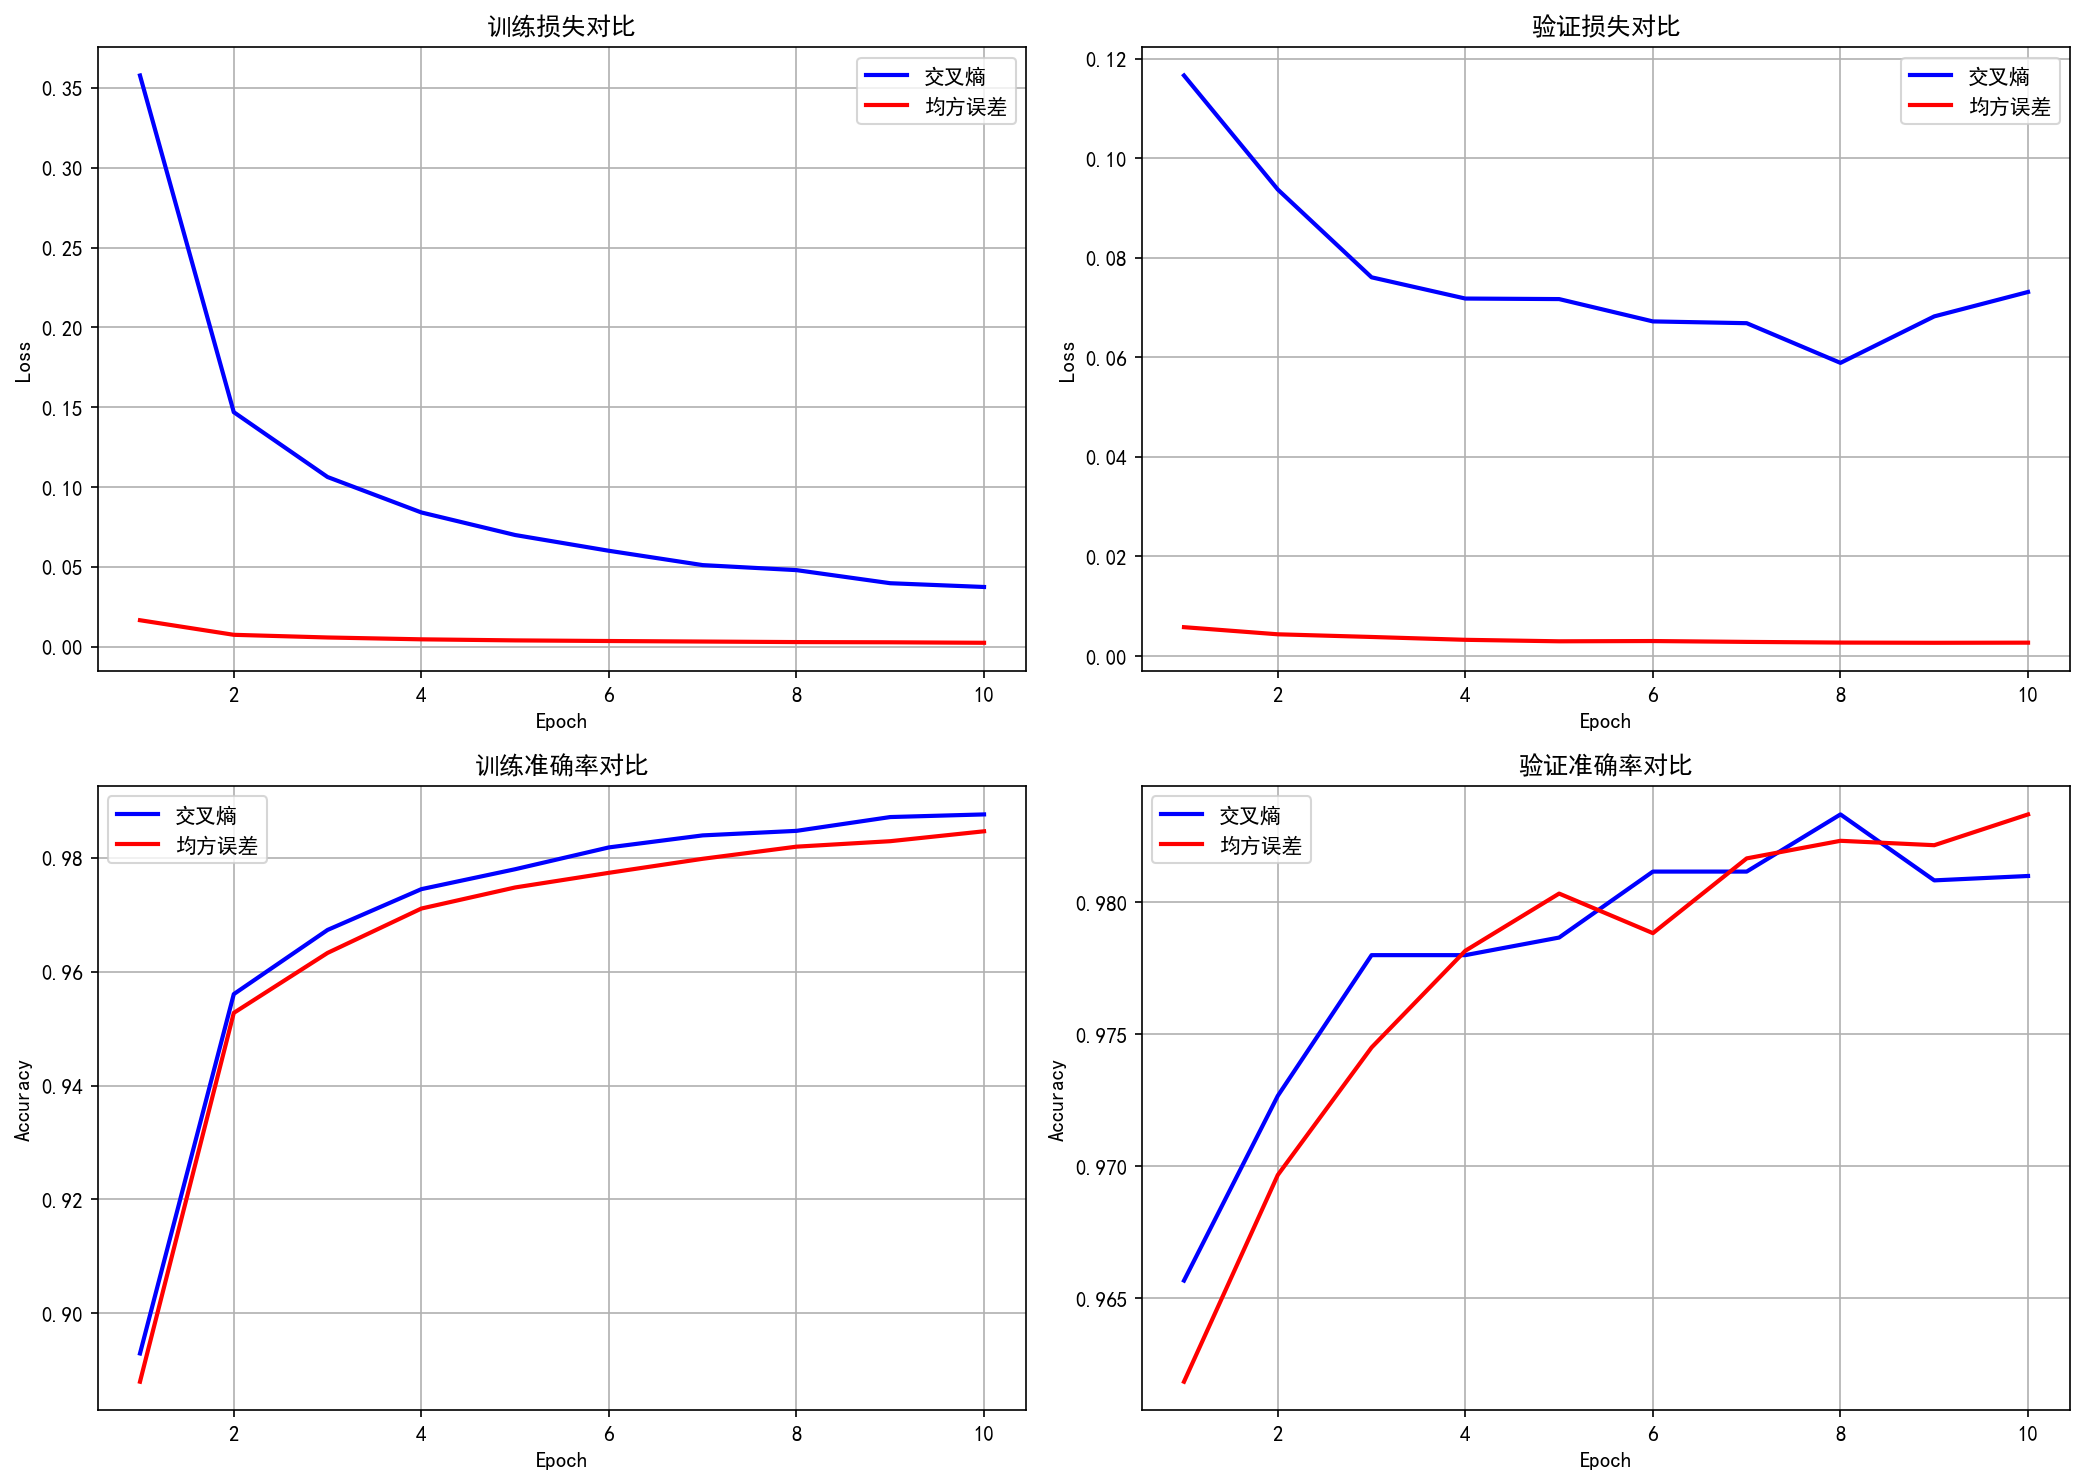

Source code (Python):
"""
任务二：对比交叉熵与均方误差损失对手写数字分类的影响

本模块包含：
- 使用相同网络结构，分别使用交叉熵损失和均方误差损失训练模型
- 对比两种损失函数的训练效果
- 输出梯度更新示例
- 可视化对比结果
"""

import numpy as np
import matplotlib.pyplot as plt
import tensorflow as tf
from tensorflow import keras
from tensorflow.keras import layers, models
from tensorflow.keras.datasets import mnist
from tensorflow.keras.utils import to_categorical


# 设置中文显示
plt.rcParams['font.sans-serif'] = ['SimHei', 'Microsoft YaHei', 'Arial Unicode MS']
plt.rcParams['axes.unicode_minus'] = False


def load_and_preprocess_data():
    """
    加载并预处理MNIST数据集
    
    Returns:
        tuple: (x_train, y_train, x_test, y_test) 预处理后的数据集
    """
    (x_train, y_train), (x_test, y_test) = mnist.load_data()
    
    # 归一化
    x_train = x_train.astype('float32') / 255.0
    x_test = x_test.astype('float32') / 255.0
    
    # 展平
    x_train = x_train.reshape((x_train.shape[0], 28 * 28))
    x_test = x_test.reshape((x_test.shape[0], 28 * 28))
    
    # One-hot编码
    y_train = to_categorical(y_train, 10)
    y_test = to_categorical(y_test, 10)
    
    return x_train, y_train, x_test, y_test


def build_model(loss_function='categorical_crossentropy'):
    """
    构建神经网络模型
    
    Args:
        loss_function: 损失函数类型，用于标识模型
        
    Returns:
        keras.Model: 未编译的神经网络模型
    """
    model = models.Sequential([
        layers.Dense(256, activation='relu', input_shape=(784,)),
        layers.Dropout(0.2),
        layers.Dense(128, activation='relu'),
        layers.Dropout(0.2),
        layers.Dense(10, activation='softmax')
    ])
    
    return model


def train_with_loss(model, loss_name, x_train, y_train, x_test, y_test, epochs=10, batch_size=128):
    """
    使用指定损失函数训练模型
    
    Args:
        model: Keras模型
        loss_name: 损失函数名称 ('categorical_crossentropy' 或 'mse')
        x_train: 训练数据
        y_train: 训练标签
        x_test: 测试数据
        y_test: 测试标签
        epochs: 训练轮数
        batch_size: 批次大小
        
    Returns:
        tuple: (训练好的模型, 训练历史)
    """
    print(f"\n{'='*60}")
    print(f"使用损失函数: {loss_name}")
    print(f"{'='*60}")
    
    # 根据损失函数名称选择损失函数
    if loss_name == 'categorical_crossentropy':
        loss = 'categorical_crossentropy'
    elif loss_name == 'mse':
        loss = 'mse'
    else:
        raise ValueError(f"不支持的损失函数: {loss_name}")
    
    # 编译模型
    model.compile(
        optimizer='adam',
        loss=loss,
        metrics=['accuracy']
    )
    
    print(f"开始训练（epochs={epochs}, batch_size={batch_size}）...")
    
    # 训练模型
    history = model.fit(
        x_train, y_train,
        batch_size=batch_size,
        epochs=epochs,
        validation_split=0.1,
        verbose=1
    )
    
    # 评估模型
    test_loss, test_acc = model.evaluate(x_test, y_test, verbose=0)
    print(f"\n测试集损失: {test_loss:.4f}")
    print(f"测试集准确率: {test_acc:.4f}")
    
    return model, history


def demonstrate_gradient_update(model, loss_name, x_train, y_train):
    """
    演示梯度更新过程
    
    Args:
        model: Keras模型
        loss_name: 损失函数名称
        x_train: 训练数据
        y_train: 训练标签
    """
    print(f"\n{'='*60}")
    print(f"梯度更新示例 - {loss_name}")
    print(f"{'='*60}")
    
    # 取一个样本
    sample_idx = 0
    x_sample = x_train[sample_idx:sample_idx+1]
    y_sample = y_train[sample_idx:sample_idx+1]
    
    # 转换为TensorFlow张量
    x_tensor = tf.convert_to_tensor(x_sample, dtype=tf.float32)
    y_tensor = tf.convert_to_tensor(y_sample, dtype=tf.float32)
    
    # 选择损失函数
    if loss_name == 'categorical_crossentropy':
        loss_fn = tf.keras.losses.CategoricalCrossentropy()
    else:
        loss_fn = tf.keras.losses.MeanSquaredError()
    
    # 计算梯度
    with tf.GradientTape() as tape:
        predictions = model(x_tensor)
        loss = loss_fn(y_tensor, predictions)
    
    gradients = tape.gradient(loss, model.trainable_variables)
    
    print(f"\n样本索引: {sample_idx}")
    print(f"真实标签: {np.argmax(y_sample)}")
    print(f"预测概率: {predictions.numpy()[0].round(4)}")
    print(f"预测类别: {np.argmax(predictions.numpy()[0])}")
    print(f"\n损失值 ({loss_name}): {loss.numpy():.6f}")
    
    print("\n各层参数梯度统计:")
    for i, (grad, var) in enumerate(zip(gradients, model.trainable_variables)):
        if grad is not None:
            grad_flat = tf.reshape(grad, [-1])
            print(f"\n  参数 {i+1} ({var.name}):")
            print(f"    形状: {grad.shape}")
            print(f"    梯度均值: {tf.reduce_mean(tf.abs(grad)).numpy():.8f}")
            print(f"    梯度标准差: {tf.math.reduce_std(grad).numpy():.8f}")
            print(f"    梯度最大值: {tf.reduce_max(tf.abs(grad)).numpy():.8f}")
            print(f"    梯度最小值: {tf.reduce_min(tf.abs(grad)).numpy():.8f}")
            
            # 显示前5个梯度值
            print(f"    前5个梯度值: {grad_flat[:5].numpy().round(8)}")


def compare_results(history_ce, history_mse, epochs=10):
    """
    对比两种损失函数的训练结果
    
    Args:
        history_ce: 交叉熵损失的训练历史
        history_mse: 均方误差损失的训练历史
        epochs: 训练轮数
    """
    print(f"\n{'='*60}")
    print("训练结果对比")
    print(f"{'='*60}")
    
    # 最终训练结果
    print("\n【最终训练结果对比】")
    print(f"{'指标':<25} {'交叉熵':<15} {'均方误差':<15}")
    print("-" * 60)
    print(f"{'最终训练损失':<25} {history_ce.history['loss'][-1]:<15.4f} {history_mse.history['loss'][-1]:<15.4f}")
    print(f"{'最终训练准确率':<25} {history_ce.history['accuracy'][-1]:<15.4f} {history_mse.history['accuracy'][-1]:<15.4f}")
    print(f"{'最终验证损失':<25} {history_ce.history['val_loss'][-1]:<15.4f} {history_mse.history['val_loss'][-1]:<15.4f}")
    print(f"{'最终验证准确率':<25} {history_ce.history['val_accuracy'][-1]:<15.4f} {history_mse.history['val_accuracy'][-1]:<15.4f}")
    
    # 收敛速度对比
    print("\n【收敛速度对比】")
    ce_best_epoch = np.argmin(history_ce.history['val_loss']) + 1
    mse_best_epoch = np.argmin(history_mse.history['val_loss']) + 1
    print(f"交叉熵最佳验证损失轮次: {ce_best_epoch}")
    print(f"均方误差最佳验证损失轮次: {mse_best_epoch}")


def plot_comparison(history_ce, history_mse, epochs=10):
    """
    绘制两种损失函数的对比图
    
    Args:
        history_ce: 交叉熵损失的训练历史
        history_mse: 均方误差损失的训练历史
        epochs: 训练轮数
    """
    fig, axes = plt.subplots(2, 2, figsize=(14, 10))
    
    epoch_range = range(1, epochs + 1)
    
    # 训练损失对比
    axes[0, 0].plot(epoch_range, history_ce.history['loss'], 'b-', label='交叉熵', linewidth=2)
    axes[0, 0].plot(epoch_range, history_mse.history['loss'], 'r-', label='均方误差', linewidth=2)
    axes[0, 0].set_xlabel('Epoch')
    axes[0, 0].set_ylabel('Loss')
    axes[0, 0].set_title('训练损失对比')
    axes[0, 0].legend()
    axes[0, 0].grid(True)
    
    # 验证损失对比
    axes[0, 1].plot(epoch_range, history_ce.history['val_loss'], 'b-', label='交叉熵', linewidth=2)
    axes[0, 1].plot(epoch_range, history_mse.history['val_loss'], 'r-', label='均方误差', linewidth=2)
    axes[0, 1].set_xlabel('Epoch')
    axes[0, 1].set_ylabel('Loss')
    axes[0, 1].set_title('验证损失对比')
    axes[0, 1].legend()
    axes[0, 1].grid(True)
    
    # 训练准确率对比
    axes[1, 0].plot(epoch_range, history_ce.history['accuracy'], 'b-', label='交叉熵', linewidth=2)
    axes[1, 0].plot(epoch_range, history_mse.history['accuracy'], 'r-', label='均方误差', linewidth=2)
    axes[1, 0].set_xlabel('Epoch')
    axes[1, 0].set_ylabel('Accuracy')
    axes[1, 0].set_title('训练准确率对比')
    axes[1, 0].legend()
    axes[1, 0].grid(True)
    
    # 验证准确率对比
    axes[1, 1].plot(epoch_range, history_ce.history['val_accuracy'], 'b-', label='交叉熵', linewidth=2)
    axes[1, 1].plot(epoch_range, history_mse.history['val_accuracy'], 'r-', label='均方误差', linewidth=2)
    axes[1, 1].set_xlabel('Epoch')
    axes[1, 1].set_ylabel('Accuracy')
    axes[1, 1].set_title('验证准确率对比')
    axes[1, 1].legend()
    axes[1, 1].grid(True)
    
    plt.tight_layout()
    plt.savefig('task2_loss_comparison.png', dpi=150, bbox_inches='tight')
    plt.show()
    print("\n对比图已保存到 task2_loss_comparison.png")


def analyze_loss_characteristics():
    """
    分析两种损失函数的特性差异
    """
    print(f"\n{'='*60}")
    print("损失函数特性分析")
    print(f"{'='*60}")
    
    print("""
【交叉熵损失 (Categorical Crossentropy)】
1. 数学公式: L = -Σ(y_true * log(y_pred))
2. 特点:
   - 专门针对分类任务设计
   - 对预测概率与真实标签的差异敏感
   - 梯度在误差大时较大，收敛速度快
   - 与Softmax激活函数配合效果最佳
3. 适用场景: 多分类任务的首选损失函数

【均方误差损失 (Mean Squared Error)】
1. 数学公式: L = (1/n) * Σ(y_true - y_pred)²
2. 特点:
   - 通用损失函数， originally 用于回归任务
   - 梯度随误差线性变化
   - 在分类任务中可能导致梯度消失问题
   - 对离群值敏感
3. 适用场景: 回归任务，不推荐用于分类任务

【关键差异】
1. 梯度特性:
   - 交叉熵: 梯度与误差成正比，学习信号强
   - MSE: 梯度受Softmax导数影响，可能过小

2. 收敛速度:
   - 交叉熵: 收敛更快，通常需要更少epoch
   - MSE: 收敛较慢，可能需要更多epoch

3. 最终性能:
   - 交叉熵: 在分类任务上通常达到更高准确率
   - MSE: 在分类任务上性能通常较差
""")


def main():
    """
    任务二主函数：对比交叉熵与均方误差损失
    """
    print("="*60)
    print("任务二：对比交叉熵与均方误差损失对手写数字分类的影响")
    print("="*60)
    
    # 加载数据
    print("\n【步骤1】加载并预处理MNIST数据集")
    x_train, y_train, x_test, y_test = load_and_preprocess_data()
    
    # 分析损失函数特性
    print("\n【步骤2】分析损失函数特性")
    analyze_loss_characteristics()
    
    # 使用交叉熵损失训练
    print("\n【步骤3】使用交叉熵损失训练模型")
    model_ce = build_model('categorical_crossentropy')
    model_ce, history_ce = train_with_loss(
        model_ce, 'categorical_crossentropy',
        x_train, y_train, x_test, y_test,
        epochs=10, batch_size=128
    )
    
    # 使用均方误差损失训练
    print("\n【步骤4】使用均方误差损失训练模型")
    model_mse = build_model('mse')
    model_mse, history_mse = train_with_loss(
        model_mse, 'mse',
        x_train, y_train, x_test, y_test,
        epochs=10, batch_size=128
    )
    
    # 对比训练结果
    print("\n【步骤5】对比训练结果")
    compare_results(history_ce, history_mse, epochs=10)
    
    # 梯度更新示例 - 交叉熵
    print("\n【步骤6】交叉熵损失梯度更新示例")
    demonstrate_gradient_update(model_ce, 'categorical_crossentropy', x_train, y_train)
    
    # 梯度更新示例 - MSE
    print("\n【步骤7】均方误差损失梯度更新示例")
    demonstrate_gradient_update(model_mse, 'mse', x_train, y_train)
    
    # 可视化对比
    print("\n【步骤8】可视化对比结果")
    plot_comparison(history_ce, history_mse, epochs=10)
    
    print("\n" + "="*60)
    print("任务二完成！")
    print("="*60)


if __name__ == '__main__':
    main()
